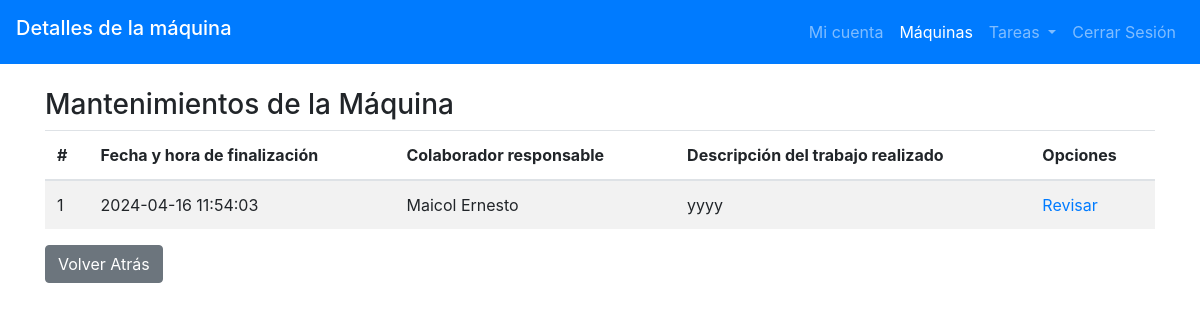
The app's page /page_plastInnova/maintenance_history_machine.php?machine=1 (signed in) with its own data.
### tables this page shows
CREATE TABLE `collaborators` (
  `id` int(11) NOT NULL,
  `name` varchar(30) NOT NULL,
  `surname` varchar(30) NOT NULL,
  `job-title` varchar(30) NOT NULL,
  `type-user` varchar(20) NOT NULL,
  `state` varchar(15) NOT NULL,
  `profile-photo` varchar(30) NOT NULL,
  `password` varchar(30) NOT NULL
);

CREATE TABLE `tasks` (
  `id` int(20) NOT NULL,
  `state` varchar(10) NOT NULL,
  `priority` varchar(10) NOT NULL,
  `id_area` varchar(20) NOT NULL,
  `id_machine` int(11) NOT NULL,
  `id_collaborator` int(11) NOT NULL,
  `creation_task` datetime NOT NULL,
  `finalization_task` datetime NOT NULL,
  `description_task` text NOT NULL,
  `job_description` text NOT NULL,
  `images_job` varchar(60) NOT NULL,
  `images_task` varchar(60) NOT NULL,
  `assigned` varchar(5) NOT NULL
);

### htdocs/page_plastInnova/maintenance_history_machine.php (the view, shortened to what this page needs)
<?php
    include("php/connect.php");
    $id_machine =$_GET['machine'];
?>
<!DOCTYPE html>
<html lang="es">
<head>
    <link href="https://stackpath.bootstrapcdn.com/bootstrap/4.5.2/css/bootstrap.min.css" rel="stylesheet">
</head>
<body>
<header>
        <nav class="navbar navbar-expand-lg navbar-dark bg-primary">
            <h2 class="navbar-brand">Detalles de la máquina</h2>
            <section class="collapse navbar-collapse" id="navbarNav">
                <ul class="navbar-nav ml-auto">
                    <li class="nav-item">
                        <a class="nav-link" href="<?php echo ($_SESSION['type_user']=='admin'?"admin/personal_page_admin.php":"colab/personal_page.php")?>">Mi cuenta</a>
                    </li>
                    <li class="nav-item active">
                        <a class="nav-link" href="<?php echo ($_SESSION['type_user']=='admin'?"admin/admin_areas.php":"colab/personal_page.php")?>">Máquinas</a>
                    </li>
                    <li class="nav-item dropdown">
                        <a class="nav-link dropdown-toggle" href="#" id="navbarDropdown" role="button" data-toggle="dropdown" aria-haspopup="true" aria-expanded="false">
                            Tareas
                        </a>
                    </li>
                    <li class="nav-item">
                        <a class="nav-link" href="../php/close_sesion.php">Cerrar Sesión</a>
                    </li>
                </ul>
            </section>
        </nav>
    </header>
    <section class="container mt-4">
        <section class="row">
            <section class="col-md-12">
                <h3>Mantenimientos de la Máquina</h3>
                <table class="table table-striped">
                    <thead>
                        <tr>
                            <th>#</th>
                            <th>Fecha y hora de finalización</th>
                            <th>Colaborador responsable</th>
                            <th>Descripción del trabajo realizado</th>
                            <th>Opciones</th>
                        </tr>
                    </thead>
                    <tbody>
                        <?php
                            $query1 = "SELECT id,finalization_task, id_collaborator, job_description
                                    FROM tasks
                                    WHERE id_machine = ? AND state='completed'";
                            $stmt1 = $conn->prepare($query1);
                            $stmt1->bind_param("i", $id_machine);
                            $stmt1->execute();
                            $result1 = $stmt1->get_result();
                            if ($result1->num_rows > 0) {
                                $counter = 1;
                                while ($row1 = $result1->fetch_assoc()) {
                                    $query2 = "SELECT name, surname FROM collaborators
                                        WHERE id=?";
                                    $stmt2 = $conn->prepare($query2);
                                    $stmt2->bind_param("i", $row1['id_collaborator']);
                                    $stmt2->execute();
                                    $result2 = $stmt2->get_result();
                                    if ($result2->num_rows > 0) {
                                        while ($row2 = $result2->fetch_assoc()) {
                        ?>
                        <tr>
                            <td><?php echo $counter;?></td>
                            <td><?php echo $row1['finalization_task'];?></td>
                            <td><?php echo $row2['name']." ".$row2['surname'];?></td>
                            <td><?php echo $row1['job_description'];?></td>
                            <td>
                                <a href="<?php echo "description_job_task.php?id-task=".$row1['id']?>">Revisar</a>
                            </td>
                        </tr>
                        <?php
                                        }
                                    }else{
                                        echo "<tr><td colspan='4'>No hay collaboradores con ese identificador.</td></tr>";
                                    }
                                    $counter++;
                                }
                            } else {
                                echo "<tr><td colspan='4'>No hay registros de mantenimiento para esta máquina.</td></tr>";
                            }
                        ?>
                    </tbody>
                </table>
                <a href="javascript:history.back()" class="btn btn-secondary">Volver Atrás</a>
            </section>
        </section>
    </section>
</body>
</html>

### records on screen
tasks: finalization_task "2024-04-16 11:54:03", job_description "yyyy"
collaborators: name "Maicol", surname "Ernesto"
